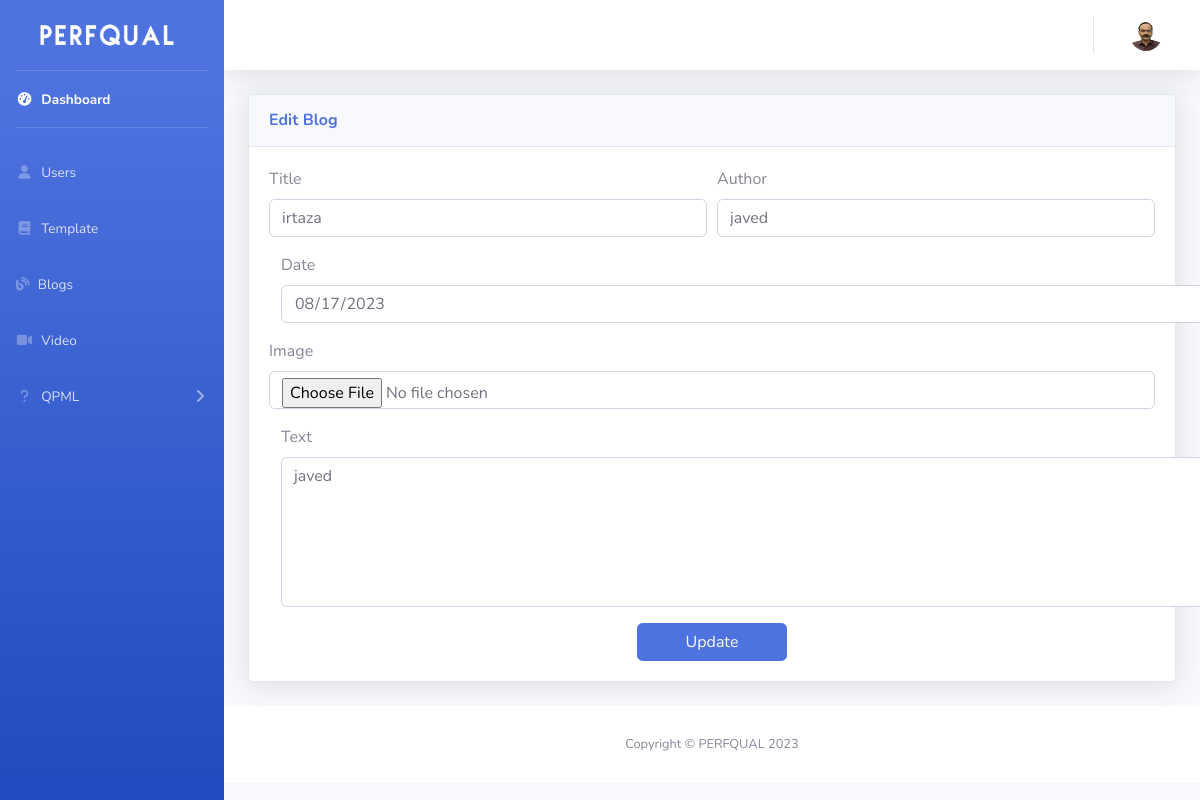
/admin/EditBLog.php?edit=2 (signed in), run on the app's committed database.
### tables this page shows
CREATE TABLE `blog` (
  `b_id` int(11) NOT NULL,
  `b_title` varchar(200) NOT NULL,
  `b_author` varchar(200) NOT NULL,
  `b_text` text NOT NULL,
  `b_date` varchar(100) NOT NULL,
  `b_files` varchar(300) NOT NULL,
  `extra3` varchar(100) NOT NULL,
  `extra4` varchar(100) NOT NULL,
  `extra5` varchar(100) NOT NULL,
  `extra6` varchar(100) NOT NULL
);

### admin/EditBlog.php (the view, shortened to what this page needs)
<?php
include 'partial/header.php';
if (isset($_GET['edit'])) {
    $sno = $_GET['edit'];
    $sql = "SELECT * FROM `blog` WHERE `b_id` = $sno";
    $result = mysqli_query($conn, $sql);
    $row = mysqli_fetch_assoc($result);
}
?>
<div class="container-fluid">
    <div class="card shadow mb-4">
        <div class="card-header py-3">
            <h6 class="m-0 font-weight-bold text-primary">Edit Blog</h6>
        </div>
        <div class="card-body">
            <form method="POST" enctype="multipart/form-data" class="needs-validation">
                <div class="form-row">
                    <div class="col-md-6 mb-3">
                        <label for="validationTooltip01">Title</label>
                        <input type="text" name="title" class="form-control" required value="<?php echo $row['b_title']; ?>">
                    </div>
                    <div class="col-md-6 mb-3">
                        <label for="validationTooltip01">Author</label>
                        <input type="text" name="author" class="form-control" required value="<?php echo $row['b_author']; ?>">
                    </div>
                </div>
                <div class="col-md-6 mb-3">
                    <label for="validationTooltip01">Date</label>
                    <input style="width: 1110px" type="date" name="date" class="form-control" required value="<?php echo $row['b_date']; ?>">
                </div>
                <div class="form-row">
                    <div class="col-md-12 mb-3">
                        <label for="validationTooltip01">Image</label>
                        <input type="file" name="files1" class="form-control">
                    </div>
                </div>
                <div class="col-md-6 mb-3">
                    <label for="validationTooltip01">Text</label>
                    <textarea style="width: 1110px; height: 150px" name="text" class="form-control" required><?php echo $row['b_text']; ?></textarea>
                </div>
                <center>
                    <button class="btn btn-primary" type="submit" style="width: 150px;" name="btn_update">Update</button>
                </center>
            </form>
        </div>
    </div>
</div>
<?php include 'partial/footer.php' ?>

### data on the page
blog: title "irtaza", author "javed", date "08/17/2023", text "javed"
